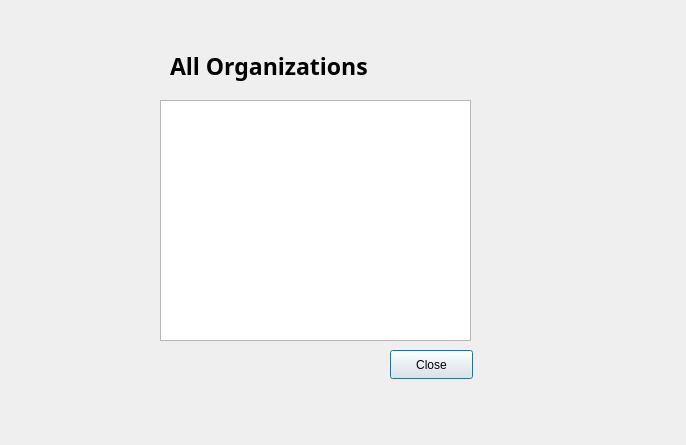
<?xml version="1.0" encoding="UTF-8"?>
<ui version="4.0">
 <class>ViewOrganization</class>
 <widget class="QDialog" name="ViewOrganization">
  <property name="geometry">
   <rect>
    <x>0</x>
    <y>0</y>
    <width>686</width>
    <height>445</height>
   </rect>
  </property>
  <property name="windowTitle">
   <string>Dialog</string>
  </property>
  <widget class="QLabel" name="label">
   <property name="geometry">
    <rect>
     <x>170</x>
     <y>40</y>
     <width>371</width>
     <height>51</height>
    </rect>
   </property>
   <property name="font">
    <font>
     <family>Rockwell Extra Bold</family>
     <pointsize>17</pointsize>
     <bold>true</bold>
    </font>
   </property>
   <property name="text">
    <string>All Organizations</string>
   </property>
  </widget>
  <widget class="QListWidget" name="listWidget">
   <property name="geometry">
    <rect>
     <x>160</x>
     <y>100</y>
     <width>311</width>
     <height>241</height>
    </rect>
   </property>
  </widget>
  <widget class="QPushButton" name="pushButton">
   <property name="geometry">
    <rect>
     <x>390</x>
     <y>350</y>
     <width>83</width>
     <height>29</height>
    </rect>
   </property>
   <property name="text">
    <string>Close</string>
   </property>
  </widget>
 </widget>
 <resources/>
 <connections/>
</ui>
